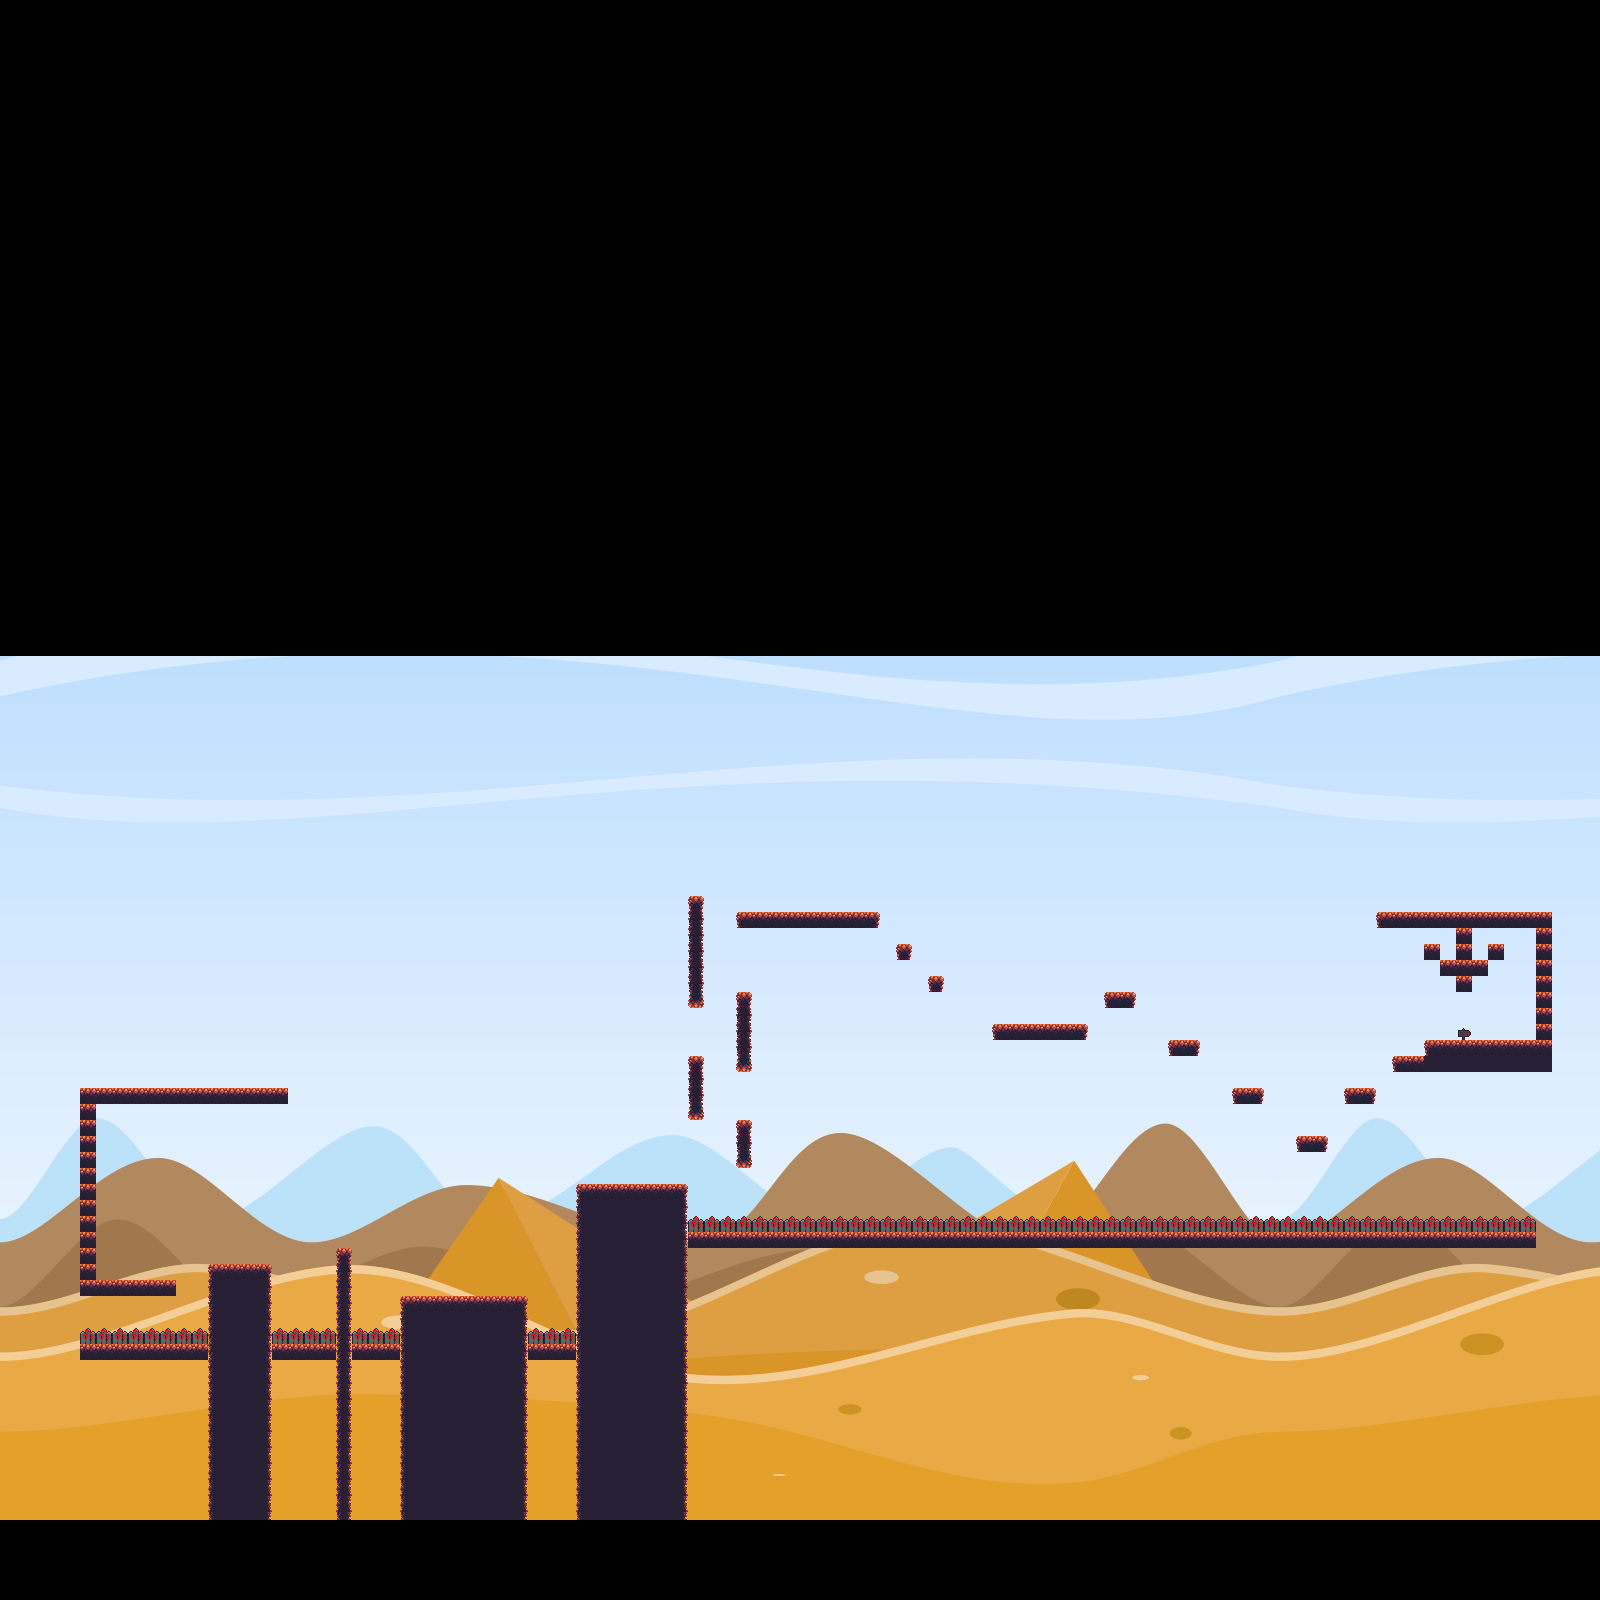

A level layout from a 2D game, rendered from its tile map. Below: a short description, then the map file with tile-grid data replaced by summaries:
An orthogonal 100x100 tile map with 16x16 px tiles, 2 tile layers (Background, Tile Layer 1), 2 tilesets.

<map version="1.0" tiledversion="1.0.3" orientation="orthogonal" renderorder="right-down" width="100" height="100" tilewidth="16" tileheight="16" nextobjectid="1">
 <tileset firstgid="1" source="ForestTileSheet.tsx" />
 <tileset firstgid="137" source="desertbackground.tsx" />
 <layer name="Background" width="100" height="100">
  <data>[10000 cells, 5400 non-empty, 4320 distinct tile ids]</data>
 </layer>
 <layer name="Tile Layer 1" width="100" height="100" offsetx="-16" offsety="0">
  <data>[10000 cells, 626 non-empty, 11 distinct tile ids]</data>
 </layer>
</map>
